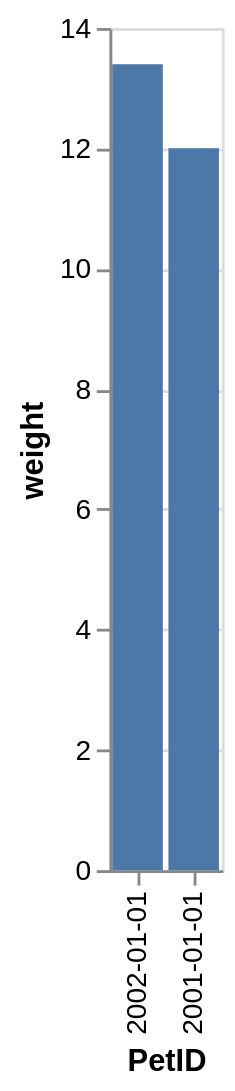

Vega-Lite specification for this chart:
### Vega-Lite specification from a JSON file in a GitHub repository (floating-point values rounded to 4 significant figures)
{"data": {"values": [{"x_data": "2001-01-01", "y_data": 12}, {"x_data": "2002-01-01", "y_data": 13.4}]}, "mark": "bar", "encoding": {"x": {"field": "x_data", "type": "nominal", "title": "PetID", "sort": {"op": "sum", "field": "y_data", "order": "descending"}}, "y": {"field": "y_data", "type": "quantitative", "title": "weight"}}}
